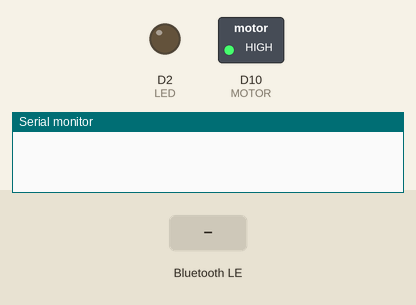
This sketch was run on a simulated nRF52 board. Shown: switched loads named in the sketch (green lamp = pin HIGH), output pins drawn as LEDs (lit = HIGH), the last lines printed to the serial monitor. Dashed ring = blinking. Inputs (shaded band) come from the test bench. A phone connects over Bluetooth LE 3 s after start.

Above: at 1.0 s.
At 2.5 s:
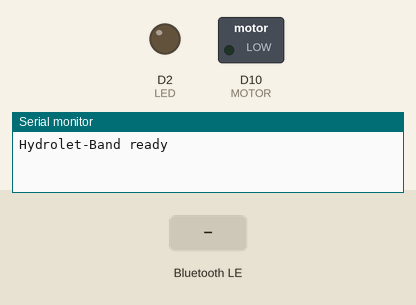
2.6 s: Bluetooth LE write "1" received
At 3.2 s:
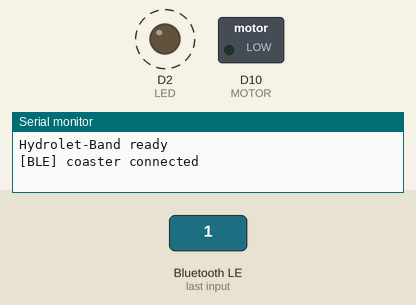
Timing chart, 0 to 5.7 s (numbered marks = the images above; inputs shaded):
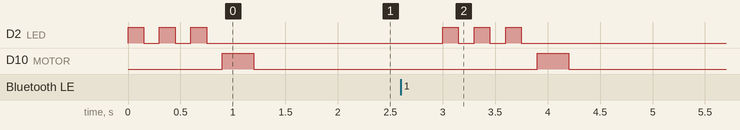

The sketch:

band-firmware-arduino.ino
```cpp
// =====================================================================
// Hydrolet Band Firmware - XIAO nRF52840 Sense
// =====================================================================
//
// HARDWARE SETUP:
//   Board: Seeed nRF52 Boards -> Seeed XIAO nRF52840 Sense
//   Port:  COM6 (or whatever port your board shows up as)
//
// WIRING:
//   D10 -> 470Ω resistor -> PN2222A transistor base
//   Motor positive -> 3.3V
//   Motor negative -> transistor collector
//   1N4148 flyback diode across motor (cathode to 3.3V)
//   Transistor emitter -> GND
//
//   D2 -> 330Ω resistor -> Green LED anode
//   LED cathode -> GND
//
// HOW IT WORKS:
//   1. On boot: LED blinks 3x + motor buzzes 1x (self-test)
//   2. Advertises as "Hydrolet-Band" with custom Hydrolet service UUID
//   3. Coaster (ESP32-C3) scans and auto-connects when it finds this UUID
//   4. On connection: LED blinks 3x + motor buzzes 1x (connection confirm)
//   5. Coaster writes commands to HYDROLET_CHAR_COMMAND characteristic
//   6. Band responds by controlling LED and motor
//   7. Band can notify coaster via HYDROLET_CHAR_EVENTS characteristic
//   8. On disconnect: Advertising automatically restarts for reconnection
//
// BLE PROTOCOL (from shared/ble_protocol.h):
//   Service UUID: 3518a23d-30b7-4c54-88a1-eaf73b3cc524
//
//   Command Characteristic (coaster writes to band):
//     UUID: 299471a5-cbac-4afb-ad34-2ec6900b0eec
//     Commands:
//       0x01 (CMD_REMIND) = Turn on LED + buzz 3x (reminder time)
//       0x02 (CMD_QUIET)  = Stop buzzing (user took a sip)
//       0x03 (CMD_CLEAR)  = Turn off LED (daily target reached)
//       0x04 (CMD_TEST)   = Same as REMIND (for testing)
//
//   Events Characteristic (band notifies coaster):
//     UUID: ec66bf06-7006-4b2f-92f2-1d7ca727b1bf
//     Events:
//       0x01 (EVT_IGNORED) = Sent after 3 buzzes finish with no CMD_QUIET
//
// TESTING WITH NRF CONNECT APP:
//   1. Scan for "Hydrolet-Band"
//   2. Connect (you'll see 3 blinks + 1 buzz)
//   3. Find the Hydrolet service (3518a23d...)
//   4. Write to Command characteristic (299471a5...):
//      - Write 0x01 -> LED on + buzz 3x
//      - Write 0x03 -> LED off
//   5. Enable notifications on Events characteristic (ec66bf06...)
//      - After sending 0x01, you'll receive 0x01 notification
//   6. Disconnect and reconnect - should work every time
//
// SERIAL MONITOR (115200 baud):
//   Shows connection events, received commands, and advertising status
//
// =====================================================================

#include <bluefruit.h>

// ── BLE protocol (from shared/ble_protocol.h) ─────────────────────────────────
const char HYDROLET_SERVICE_UUID[] = "3518a23d-30b7-4c54-88a1-eaf73b3cc524";
const char HYDROLET_CHAR_COMMAND[] = "299471a5-cbac-4afb-ad34-2ec6900b0eec";
const char HYDROLET_CHAR_EVENTS[]  = "ec66bf06-7006-4b2f-92f2-1d7ca727b1bf";

#define CMD_REMIND  1
#define CMD_QUIET   2
#define CMD_CLEAR   3
#define CMD_TEST    4
#define EVT_IGNORED 1

// ── Hardware pins ─────────────────────────────────────────────────────────────
const int MOTOR = D10;   // transistor base via 470 ohm
const int LED   = D2;    // status LED via 330 ohm

// ── BLE ───────────────────────────────────────────────────────────────────────
BLEService        hydroletService(HYDROLET_SERVICE_UUID);
BLECharacteristic cmdChar(HYDROLET_CHAR_COMMAND);
BLECharacteristic evtChar(HYDROLET_CHAR_EVENTS);

// ── Helpers ───────────────────────────────────────────────────────────────────
void buzz(int pulses) {
  for (int i = 0; i < pulses; i++) {
    digitalWrite(MOTOR, HIGH); delay(300);
    digitalWrite(MOTOR, LOW);  delay(150);
  }
}

void blinkLED(int times) {
  for (int i = 0; i < times; i++) {
    digitalWrite(LED, HIGH); delay(150);
    digitalWrite(LED, LOW);  delay(150);
  }
}

void selfTest() {
  blinkLED(3);   // LED check
  buzz(1);       // motor check
}

// ── BLE callbacks ─────────────────────────────────────────────────────────────
void connect_callback(uint16_t conn_handle) {
  (void)conn_handle;
  Serial.println("[BLE] coaster connected");
  blinkLED(3);   // 3 blinks on connection
  buzz(1);       // 1 buzz on connection
}

void disconnect_callback(uint16_t conn_handle, uint8_t reason) {
  (void)conn_handle;
  (void)reason;
  digitalWrite(LED, LOW);  // turn off LED on disconnect
  Serial.println("[BLE] coaster disconnected");

  // Explicitly restart advertising (restartOnDisconnect should do this, but be explicit)
  Bluefruit.Advertising.start(0);
  Serial.println("[BLE] advertising restarted");
}

void cmd_write_callback(uint16_t conn_hdl, BLECharacteristic* chr, uint8_t* data, uint16_t len) {
  (void)conn_hdl;
  (void)chr;

  Serial.printf("[CMD] Received %u bytes: ", len);
  for (uint16_t i = 0; i < len; i++) {
    Serial.printf("0x%02X ", data[i]);
  }
  Serial.println();

  if (len != 1) return;
  uint8_t cmd = data[0];

  switch (cmd) {
    case CMD_REMIND:
      Serial.println("[CMD] REMIND - LED on + buzz 3x");
      digitalWrite(LED, HIGH);
      buzz(3);
      // Send EVT_IGNORED after buzzes finish
      if (evtChar.notifyEnabled()) {
        uint8_t evt = EVT_IGNORED;
        evtChar.notify(&evt, 1);
        Serial.println("[EVT] Sent EVT_IGNORED");
      }
      break;

    case CMD_QUIET:
      Serial.println("[CMD] QUIET");
      break;

    case CMD_CLEAR:
      Serial.println("[CMD] CLEAR - LED off");
      digitalWrite(LED, LOW);
      break;

    case CMD_TEST:
      Serial.println("[CMD] TEST - LED on + buzz 3x");
      digitalWrite(LED, HIGH);
      buzz(3);
      break;

    default:
      Serial.printf("[CMD] unknown: 0x%02X\n", cmd);
      break;
  }
}

// ── Setup ─────────────────────────────────────────────────────────────────────
void setup() {
  pinMode(MOTOR, OUTPUT); digitalWrite(MOTOR, LOW);
  pinMode(LED, OUTPUT);   digitalWrite(LED, LOW);
  Serial.begin(115200);

  selfTest();                                   // boot: 3 blinks + 1 buzz

  Bluefruit.begin();
  Bluefruit.setTxPower(4);                      // max power for range
  Bluefruit.setName("Hydrolet-Band");
  Bluefruit.Periph.setConnectCallback(connect_callback);
  Bluefruit.Periph.setDisconnectCallback(disconnect_callback);

  // Configure Hydrolet service
  hydroletService.begin();

  cmdChar.setProperties(CHR_PROPS_WRITE | CHR_PROPS_WRITE_WO_RESP);
  cmdChar.setPermission(SECMODE_OPEN, SECMODE_OPEN);
  cmdChar.setWriteCallback(cmd_write_callback);
  cmdChar.begin();

  evtChar.setProperties(CHR_PROPS_NOTIFY);
  evtChar.setPermission(SECMODE_OPEN, SECMODE_NO_ACCESS);
  evtChar.begin();

  // Advertising
  Bluefruit.Advertising.addFlags(BLE_GAP_ADV_FLAGS_LE_ONLY_GENERAL_DISC_MODE);
  Bluefruit.Advertising.addTxPower();
  Bluefruit.Advertising.addService(hydroletService);
  Bluefruit.ScanResponse.addName();
  Bluefruit.Advertising.restartOnDisconnect(true);
  Bluefruit.Advertising.start(0);               // advertise forever

  Serial.println("Hydrolet-Band ready");
}

// ── Loop ──────────────────────────────────────────────────────────────────────
void loop() {
  // LED stays off unless commanded on by CMD_REMIND or CMD_TEST
}
```

Measured:
- by itself, D2 (LED): alternates HIGH for 0.15 s and LOW for 0.15 s, 6 changes in all, then stays LOW
